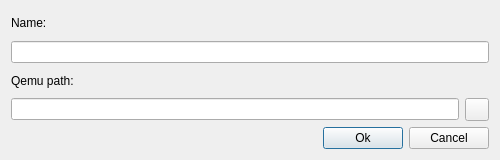
<?xml version="1.0" encoding="UTF-8"?>
<ui version="4.0">
 <class>ConfigureMachineDialog</class>
 <widget class="QDialog" name="ConfigureMachineDialog">
  <property name="geometry">
   <rect>
    <x>0</x>
    <y>0</y>
    <width>500</width>
    <height>160</height>
   </rect>
  </property>
  <property name="windowTitle">
   <string>Configure machine</string>
  </property>
  <layout class="QGridLayout" name="gridLayout">
   <item row="3" column="2">
    <widget class="QToolButton" name="btnChooseQemu">
     <property name="text">
      <string/>
     </property>
     <property name="icon">
      <iconset resource="../../res/resource.qrc">
       <normaloff>:/images/file-open_container_folder.png</normaloff>:/images/file-open_container_folder.png</iconset>
     </property>
    </widget>
   </item>
   <item row="3" column="0" colspan="2">
    <widget class="QLineEdit" name="txtQemu">
     <property name="readOnly">
      <bool>true</bool>
     </property>
    </widget>
   </item>
   <item row="4" column="0" colspan="3">
    <layout class="QHBoxLayout" name="horizontalLayout">
     <item>
      <spacer name="horizontalSpacer">
       <property name="orientation">
        <enum>Qt::Horizontal</enum>
       </property>
       <property name="sizeHint" stdset="0">
        <size>
         <width>175</width>
         <height>20</height>
        </size>
       </property>
      </spacer>
     </item>
     <item>
      <widget class="QPushButton" name="btnOk">
       <property name="text">
        <string>Ok</string>
       </property>
      </widget>
     </item>
     <item>
      <widget class="QPushButton" name="btnCancel">
       <property name="text">
        <string>Cancel</string>
       </property>
      </widget>
     </item>
    </layout>
   </item>
   <item row="2" column="0" colspan="3">
    <widget class="QLabel" name="lblQemu">
     <property name="text">
      <string>Qemu path:</string>
     </property>
    </widget>
   </item>
   <item row="1" column="0" colspan="3">
    <widget class="QLineEdit" name="txtName"/>
   </item>
   <item row="0" column="0" colspan="3">
    <widget class="QLabel" name="lblName">
     <property name="text">
      <string>Name:</string>
     </property>
    </widget>
   </item>
  </layout>
 </widget>
 <tabstops>
  <tabstop>txtName</tabstop>
  <tabstop>txtQemu</tabstop>
  <tabstop>btnChooseQemu</tabstop>
  <tabstop>btnOk</tabstop>
  <tabstop>btnCancel</tabstop>
 </tabstops>
 <resources>
  <include location="../../res/resource.qrc"/>
 </resources>
 <connections>
  <connection>
   <sender>btnOk</sender>
   <signal>clicked()</signal>
   <receiver>ConfigureMachineDialog</receiver>
   <slot>accept()</slot>
   <hints>
    <hint type="sourcelabel">
     <x>237</x>
     <y>81</y>
    </hint>
    <hint type="destinationlabel">
     <x>197</x>
     <y>53</y>
    </hint>
   </hints>
  </connection>
  <connection>
   <sender>btnCancel</sender>
   <signal>clicked()</signal>
   <receiver>ConfigureMachineDialog</receiver>
   <slot>reject()</slot>
   <hints>
    <hint type="sourcelabel">
     <x>337</x>
     <y>81</y>
    </hint>
    <hint type="destinationlabel">
     <x>197</x>
     <y>53</y>
    </hint>
   </hints>
  </connection>
  <connection>
   <sender>btnChooseQemu</sender>
   <signal>clicked()</signal>
   <receiver>ConfigureMachineDialog</receiver>
   <slot>slotChooseQemu()</slot>
   <hints>
    <hint type="sourcelabel">
     <x>371</x>
     <y>46</y>
    </hint>
    <hint type="destinationlabel">
     <x>197</x>
     <y>53</y>
    </hint>
   </hints>
  </connection>
 </connections>
 <slots>
  <slot>slotChooseQemu()</slot>
 </slots>
</ui>
